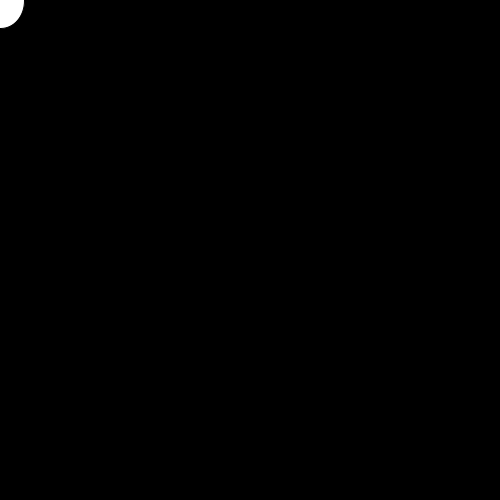
Frame 1 (no input)
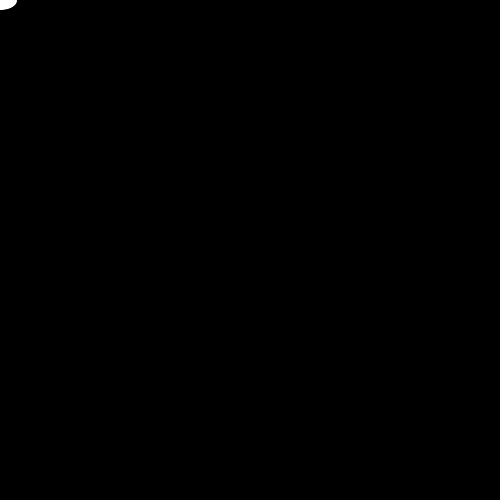
Frame 60 (the mouse pressed at the canvas centre just before this capture)
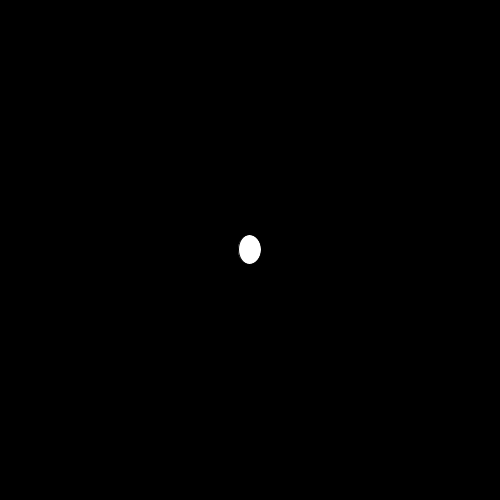
Frame 120 (the mouse held since frame 60 and released just before this capture)

The Processing sketch that drew these frames (run headless with seeded random() and noise(); from frame 60 on, the mouse is pressed at the canvas centre):

// Processing sketch: SaveFrame_example
// ── SaveFrame_example.pde
float x, y, theta;

void setup(){
  size(500,500);
  ellipseMode(RADIUS);
}

void draw ()
{
  background(0);
  x += (mouseX-x)/10;
  y += (mouseY-y)/10;
  theta += 2*PI / frameRate * 5;
  ellipse(x, y, sin(theta)*10+20,cos(theta)*10+20);
}
